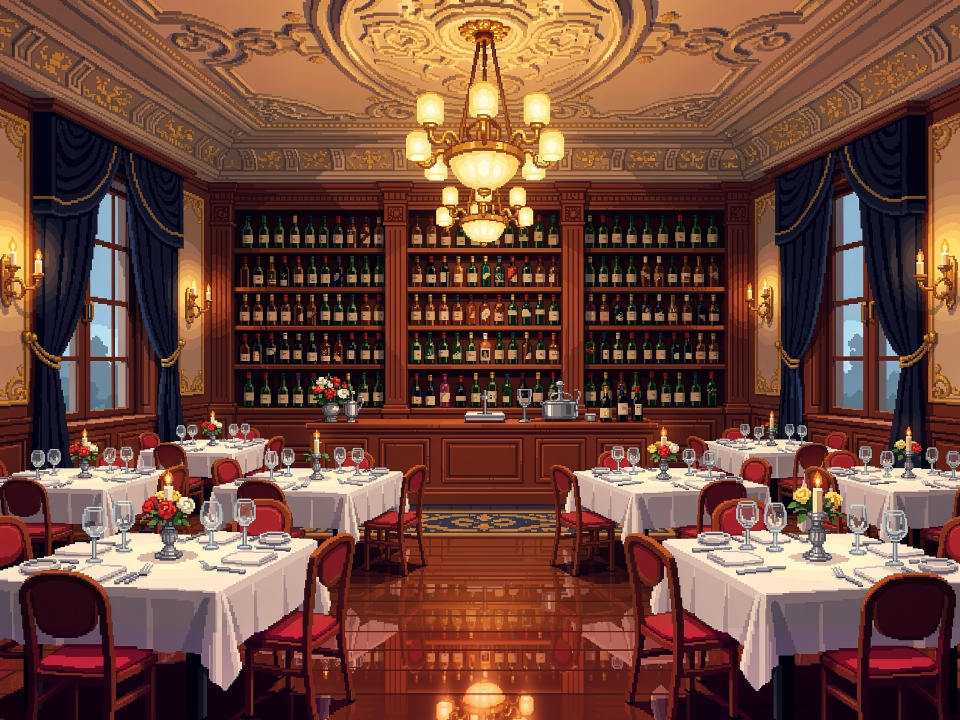
#> input picture outputs/der-sommelier/assets/gehoben/hintergrund_4x3.png, 1920 x 1440 px (shown at 1/2 size)
$ python -i generate_ending_assets.py   (imports and definitions only)
#> lines starting #> are read from the running program, lines starting #| are printed output that depends on the picture; after the words box and inside, x2 and y2 are one past the last pixel; in counts of white or black regions, pixels touching at a corner belong together
#> further down, picture is the input picture: PIL image 1920x1440 RGB; mean R, G, B 113.5, 72.6, 59.8
#!/usr/bin/env python3
"""
Erzeugt die Pixel-Art-Ebenen fuer die Parallax-Abspann-Sequenz ("Ending")
per BFL FLUX.2 [pro] (/v1/flux-2-pro, Text-to-Image mit Referenzbildern).

Ausgabe: outputs/der-sommelier/assets/ending/
  sky.png                 3840x1440  opak, horizontal kachelbar
  skyline.png             3840x640   transparent, horizontal kachelbar
  facade_<level>.png      1300x1000  transparent (imbiss, steakhaus, gutbuergerlich, gehoben, sterne)
  street.png              1920x280   transparent, horizontal kachelbar
  sommelier_walk1/2.png   420x720    transparent, Fuesse an der Unterkante

Transparenz: FLUX liefert kein Alpha -> Generierung auf flachem Magenta (#FF00FF),
danach Chroma-Key + Despill mit numpy/scipy.
Kachelbarkeit: Bild um W/2 verschieben, Nahtzone in der Mitte magenta/leer machen,
per FLUX.2-Edit fuellen lassen und NUR die Nahtzone zurueckkopieren
(Raender bleiben Originalpixel -> garantiert nahtlos). Beim Himmel reicht ein Crossfade.

Aufruf (immer mit venv):
  .venv/bin/python tools/generate_ending_assets.py sky facade_steakhaus
  .venv/bin/python tools/generate_ending_assets.py all
  .venv/bin/python tools/generate_ending_assets.py sky --post-only    # nur Nachbearbeitung aus Rohbild
  Optionen: --seed N, --raw-dir DIR (Rohbilder, Default: .cache/ending_raw)

API-Key: BFL_API_KEY aus .env im Projekt-Root (wird nie ausgegeben).
"""
import argparse
import base64
import io
import os
import sys
import time
from pathlib import Path

import numpy as np
import requests
from PIL import Image
from scipy import ndimage

ROOT = Path(__file__).resolve().parent.parent
ASSETS = ROOT / "outputs" / "der-sommelier" / "assets"
OUT = ASSETS / "ending"
ENDPOINT = "https://api.bfl.ai/v1/flux-2-pro"
KEY_RGB = (255, 0, 255)

STYLE = ("Detailed 16-bit era pixel art, crisp hard-edged pixels, rich warm colors, "
         "same art style, palette and pixel density as the reference image(s). "
         "Absolutely no text, no letters, no numbers, no words, no writing, no logos, "
         "no watermark, no signature. ")
CHROMA = ("The background is one perfectly flat, uniform, solid pure magenta color (#FF00FF) "
          "with no gradient, no texture, no shadow, no ground, no floor, no reflections. ")
NIGHT = "Night scene, deep blue moonlight, warm golden light glowing from windows and lamps. "

REF_STEAK = ASSETS / "steakhaus" / "hintergrund_4x3.png"
REF_GUT = ASSETS / "gutbuergerlich" / "hintergrund_4x3.png"

FACADE_W, FACADE_H = 1300, 1000
FACADES = {
    "imbiss": ("A small cheap Greek gyros snack bar street front at night: white and blue tiled facade, "
               "slightly shabby with a few cracked tiles, a big warmly glowing shop window; above the window "
               "a glowing neon sign that is purely a picture: a neon outline of a gyros pita wrap and a "
               "neon fries cone, drawn as simple shapes with absolutely no letters or writing on it; a small "
               "blue and white "
               "Greek flag on a pole, a narrow glass door, a striped blue-white awning, a vertical rotating "
               "gyros spit visible through the window. Single-storey building with flat roof."),
    "steakhaus": ("A rustic western-style steakhouse street front: dark weathered wooden planks and "
                  "red brick, a heavy double wooden saloon-style entrance door, a bleached bull skull "
                  "with long horns mounted above the door, two hanging iron lanterns with warm flames, "
                  "small windows with warm orange light, a wooden porch roof with posts, a barrel next to "
                  "the door. Two-storey building."),
    "gutbuergerlich": ("A traditional Bavarian half-timbered Gasthaus street front: white plaster with dark "
                       "brown timber framing, small wooden windows with warm light and red geranium flower "
                       "boxes, a wooden entrance door with a round arch, an ornate wrought-iron hanging sign "
                       "showing only a beer mug and pretzel symbol (no text), a steep tiled roof with a dormer, "
                       "a leafy linden tree standing on the left side of the house. Two-storey building."),
    "gehoben": ("An elegant classic French bistro restaurant street front: cream stone facade with ornate "
                "moldings, a deep burgundy fabric awning, large arched windows glowing warm with "
                "chandelier light, wine bottles displayed in the window, a dark green glossy double door "
                "with brass handles, two black wrought-iron gas street lamps glowing beside the door, small "
                "potted topiary trees, wrought-iron balcony on the upper floor. Two-storey building."),
    "sterne": ("A modern luxury Michelin-star fine dining restaurant street front: sleek black polished "
               "stone and floor-to-ceiling glass, warm golden interior light visible through the glass "
               "(elegant tables with white tablecloths), a single large golden star emblem above the "
               "minimalist entrance, thin gold trim lines, a few uplights at the base, a red carpet strip "
               "at the door, small cube planters with trimmed shrubs. Modern flat-roof building."),
}
# Zeile, ab der ein vom Modell trotzdem gemalter Gehweg-/Strassenstreifen abgeschnitten wird
FACADE_PREFIX = {"gutbuergerlich": {"repaint_pink": (60, 100, 500, 830)}}
FACADE_KEY = {"gutbuergerlich": {"crop_bottom": 830},
              "imbiss": {"crop_bottom": 946},
              "sterne": {"shade_from": 0.55, "shade_near": 400},
              "gehoben": {"glow": True}}
FACADE_REFS = {
    "imbiss": [ASSETS / "imbiss" / "hintergrund_4x3.png", REF_STEAK],
    "steakhaus": [ASSETS / "steakhaus" / "hintergrund_4x3.png", REF_GUT],
    "gutbuergerlich": [ASSETS / "gutbuergerlich" / "hintergrund_4x3.png", REF_STEAK],
    "gehoben": [ASSETS / "gehoben" / "hintergrund_4x3.png", REF_STEAK],
    "sterne": [ASSETS / "sterne" / "hintergrund_4x3.png", REF_STEAK],
}

SOMM_W, SOMM_H = 420, 720
SOMMELIER = ("Full-body side view (profile) of a young friendly sommelier walking to the RIGHT, "
             "whole figure visible from head to shoes, standing upright, slim, short brown hair. "
             "Wears a crisp white long-sleeved shirt, a black waistcoat vest, a black bow tie, a long dark "
             "brown bistro apron down to the knees, black trousers and black shoes, a small shiny silver "
             "tastevin cup hanging on a thin silver chain around the neck. Holds a dark red wine bottle "
             "in the left hand by the neck. Video game character sprite, clean dark outline. ")


# ----------------------------------------------------------------------------- API

# [23 lines left out: functions load_api_key, img_b64, not called in this run]


CALLS = {"n": 0, "cost": 0.0}


# [60 lines left out: functions generate, repaint_pink, not called in this run]


def chroma_key(img: Image.Image, hard=80, soft=150, despill_px=3, shade_from=0.85, crop_bottom=None,
               glow=False, shade_near=30) -> Image.Image:
    """Magenta-Key. hard: Distanz unter der voll transparent, soft: ab der voll opak."""
#> called with hard = 80, soft = 150, despill_px = 3, shade_from = 0.85, glow = False, shade_near = 30
    a = np.asarray(img.convert("RGB")).astype(np.float32)
    r, g, b = a[..., 0], a[..., 1], a[..., 2]
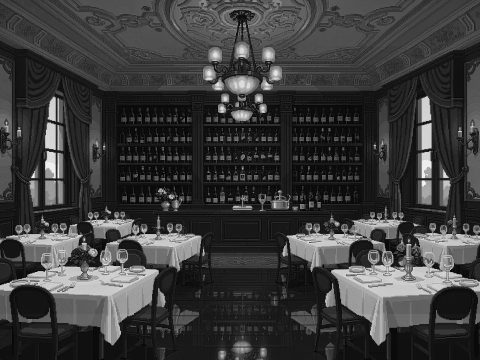
#> b: shape (1440, 1920) float32 (shown at 1/4 size); min 0, max 255, mean 59.8
    # Key-Farbe adaptiv aus dem Bildrand (FLUX liefert eher (250,47,172) statt #FF00FF)
    rim = np.concatenate([a[0], a[: a.shape[0] // 2, 0], a[: a.shape[0] // 2, -1]])
    rim = rim[(np.minimum(rim[:, 0], rim[:, 2]) - rim[:, 1]) > 25]
#> rim = empty array
    kc = np.median(rim, axis=0) if len(rim) else np.array(KEY_RGB, np.float32)
#> kc = [255, 0, 255]
    dist = np.sqrt(((a - kc) ** 2).sum(axis=2))
    mag = np.minimum(r, b) - g
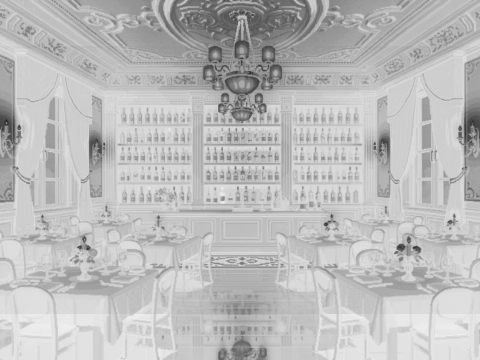
#> mag: shape (1440, 1920) float32 (shown at 1/4 size); min -167, max 39, mean -15.1; drawn with min black and max white
    is_bg = (dist < hard) | ((mag > 120) & (np.abs(r - b) < 90))
#> is_bg: shape (1440, 1920) bool; every value is 0
    # Nur mit dem Rand verbundene Hintergrundflaechen + groessere Innenloecher entfernen
    lab, n = ndimage.label(is_bg)
#> lab: shape (1440, 1920) int32; every value is 0
#> n = 0
    keep = np.zeros(n + 1, bool)
    border = np.unique(np.concatenate([lab[0], lab[-1], lab[:, 0], lab[:, -1]]))
#> border = [0]
    keep[border] = True
    sizes = ndimage.sum(np.ones_like(lab), lab, index=np.arange(n + 1))
#> sizes = [2764800]
    keep[0] = False
    bg = keep[lab]
    # Innenloecher (Fenstersprossen, Baumkrone ...): nur sehr nah an der Key-Farbe
    hsv = np.asarray(img.convert("RGB").convert("HSV")).astype(np.float32)
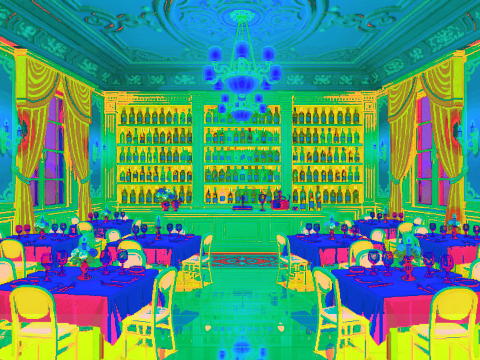
#> hsv: shape (1440, 1920, 3) float32 (shown at 1/4 size); mean R, G, B 81.9, 150.7, 115.8
    kh = np.asarray(Image.fromarray(kc.astype(np.uint8)[None, None]).convert("HSV"))[0, 0, 0]
#> kh = 212
    dh = np.abs(((hsv[..., 0] - kh) + 128) % 256 - 128)
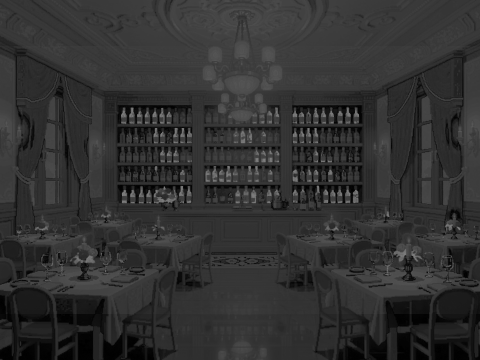
#> dh: shape (1440, 1920) float32 (shown at 1/4 size); min 0, max 128, mean 48.6
    hole = (((dist < 45) | ((dist < 85) & (dh < 12) & (hsv[..., 1] > 110)))) & ~bg
    hl, hn = ndimage.label(hole)
#> hn = 0
    hs = ndimage.sum(np.ones_like(hl), hl, index=np.arange(hn + 1))
#> hs = [2764800]
    bg |= (hs > 3)[hl] & hole
    # abgedunkelte Key-Toene (Schlagschatten auf dem Key-Hintergrund): gleicher Farbton,
    # hohe Saettigung, mit bereits erkanntem Hintergrund verbunden
    shade = (dh < 13) & (hsv[..., 1] > 150) & (g < 60)
#> shade: shape (1440, 1920) bool; 3.6% white; 1926 white regions (1696 under 20 px), largest, box (x1, y1, x2, y2) and area: (309, 1321, 374, 1440) 6692, (1588, 1328, 1645, 1440) 5545, (414, 1340, 490, 1440) 5177
    # nur im unteren Bildbereich (Bodenschatten) und nahe am erkannten Hintergrund
    shade[: int(shade.shape[0] * shade_from)] = False
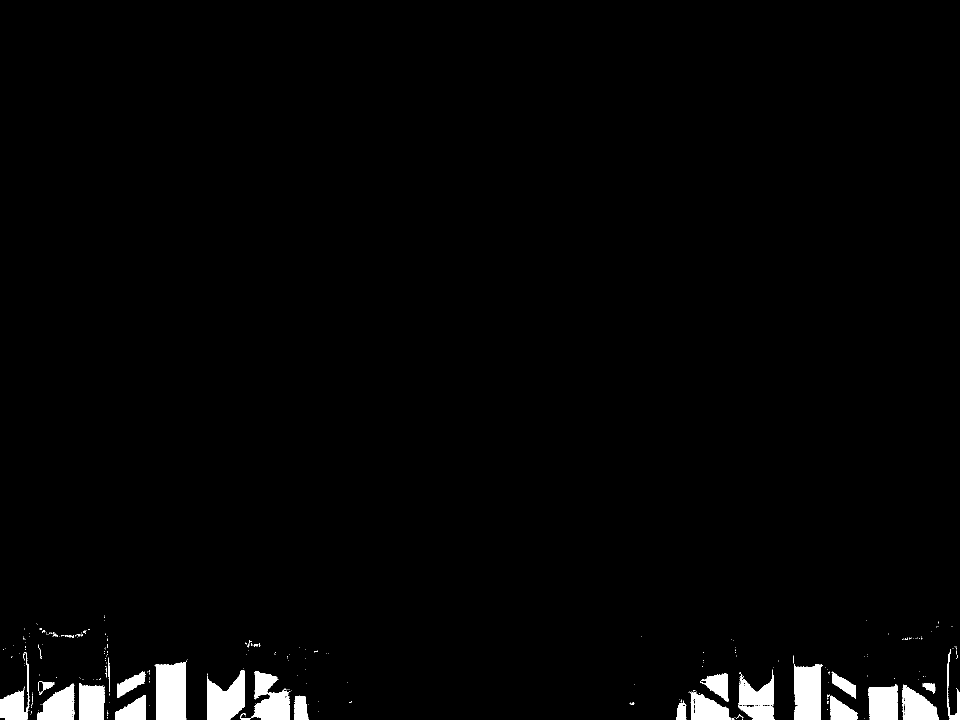
#> shade: shape (1440, 1920) bool (shown at 1/2 size); 2.1% white; 256 white regions (224 under 20 px), largest, box (x1, y1, x2, y2) and area: (309, 1321, 374, 1440) 6692, (1588, 1328, 1645, 1440) 5545, (414, 1340, 490, 1440) 5177
    shade &= ndimage.binary_dilation(bg, iterations=shade_near)
    lab2, n2 = ndimage.label(shade | bg)
#> n2 = 0
    touch = np.unique(lab2[bg])
#> touch = empty array
    keep2 = np.zeros(n2 + 1, bool)
    keep2[touch] = True
    keep2[0] = False
    bg = bg | (keep2[lab2] & shade)
    if glow:
        # helle Lichthoefe (Laternen-Glow auf dem Key-Hintergrund)
        gl = (dh < 16) & (hsv[..., 1] > 60) & (hsv[..., 2] > 150)
        lab3, n3 = ndimage.label(gl | bg)
        keep3 = np.zeros(n3 + 1, bool)
        keep3[np.unique(lab3[bg])] = True
        keep3[0] = False
        bg = bg | (keep3[lab3] & gl)
    if crop_bottom:
        bg[crop_bottom:] = True
    alpha = np.where(bg, 0.0, 1.0)
#> alpha: shape (1440, 1920) float64; every value is 1
    # weicher Uebergang fuer Kantenpixel, die noch stark magenta sind
    edge = ndimage.binary_dilation(bg, iterations=despill_px) & ~bg
    t = np.clip((dist - hard) / (soft - hard), 0, 1)
#> t: shape (1440, 1920) float32; every value is 1
    alpha = np.where(edge, np.minimum(alpha, np.maximum(t, 0.0)), alpha)
    alpha[edge & (t < 0.35)] = 0.0
    # Despill an Kanten: verunreinigte Randpixel bekommen die Farbe des naechsten
    # "sauberen" Motivpixels (Color-Bleed), Rest-Magenta-Anteil wird abgezogen
    near = ndimage.binary_dilation(bg, iterations=despill_px) & ~bg
    tainted = near & ((dist < 170) | ((dh < 16) & (hsv[..., 1] > 70)))
    core = ~bg & ~tainted
#> core: shape (1440, 1920) bool; every value is 1
    rgb = a.copy()
    if core.any() and tainted.any():
        _, (iy, ix) = ndimage.distance_transform_edt(~core, return_indices=True)
        rgb[tainted] = a[iy[tainted], ix[tainted]]
    spill = np.clip(np.minimum(rgb[..., 0], rgb[..., 2]) - rgb[..., 1], 0, None)
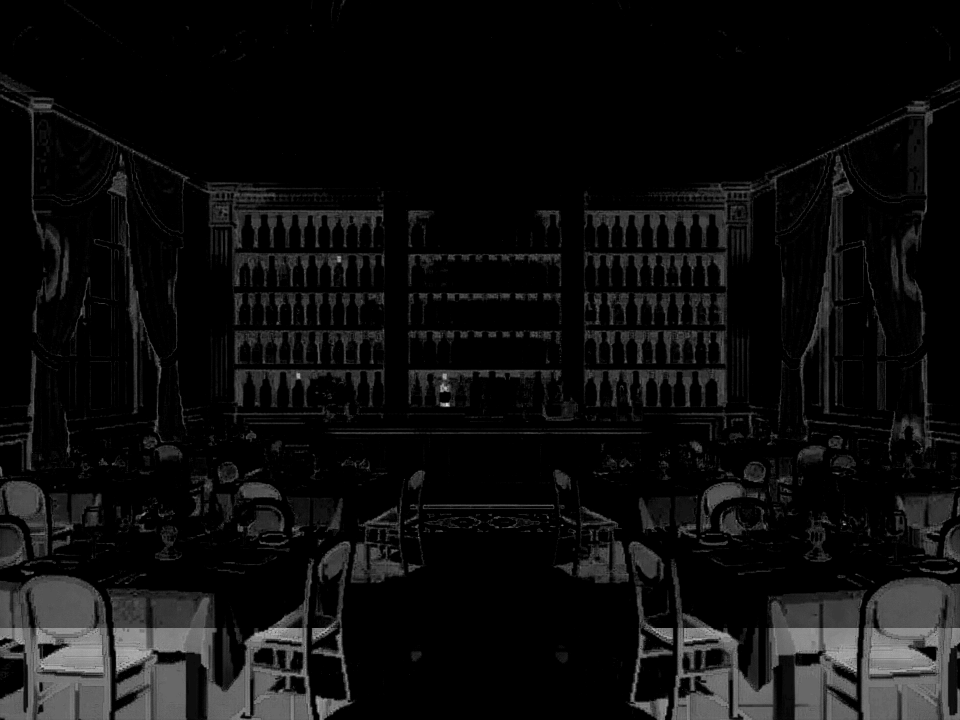
#> spill: shape (1440, 1920) float32 (shown at 1/2 size); min 0, max 39, mean 2.2; drawn with min black and max white
    k = np.where(near & ~tainted, 0.85, 0.0)
#> k: shape (1440, 1920) float64; every value is 0
    rgb[..., 0] -= spill * k
    rgb[..., 2] -= spill * k
    out = np.dstack([rgb, alpha * 255]).clip(0, 255).astype(np.uint8)
    # vollstaendig transparente Pixel: Farbe neutralisieren
    out[out[..., 3] == 0, :3] = 0
    return Image.fromarray(out, "RGBA")


# [296 lines left out: functions bbox_alpha, fit_bottom, crossfade_tile, grade_night, grade_distant, seam_score and 10 more, not called in this run]


# [2 lines not run here, left out]

>>> from PIL import Image
>>> picture = Image.open('../outputs/der-sommelier/assets/gehoben/hintergrund_4x3.png')
>>> result = chroma_key(picture)

$ run again, on outputs/der-sommelier/assets/gehoben/hintergrund.png
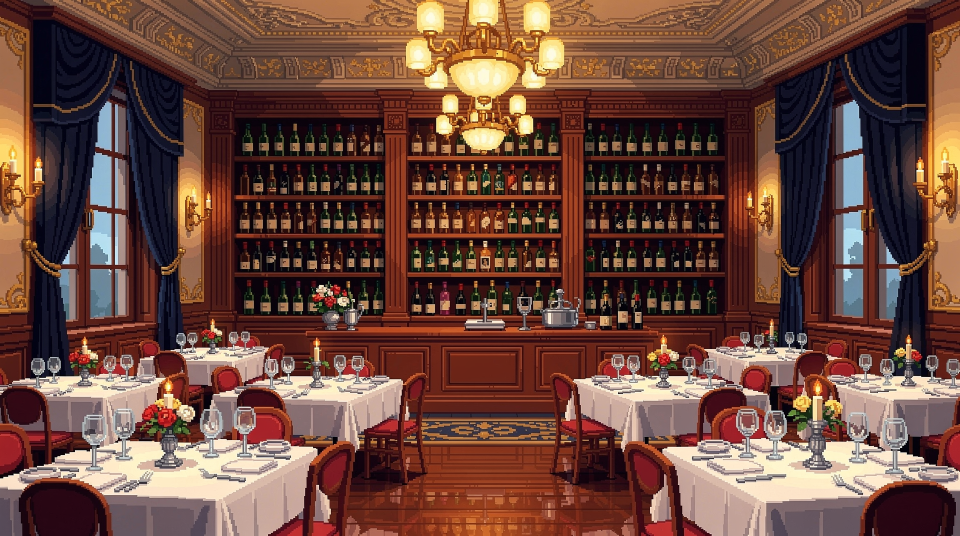
#> input picture outputs/der-sommelier/assets/gehoben/hintergrund.png, 1920 x 1072 px (shown at 1/2 size)
#> picture is the input picture: PIL image 1920x1072 RGB; mean R, G, B 108.2, 72.1, 61.1
#> in chroma_key, `rim = np.concatenate([a[0], a[: a.shape[0] // 2, 0], a[: a.shape[0] //..`: rim = 2992 rows, first 8: [78, 29, 20], [81, 29, 21], [79, 28, 21], [80, 30, 22], [81, 29, 21], [79, 28, 21], [78, 27, 21], [81, 28, 21]
#> in chroma_key, `rim = rim[(np.minimum(rim[:, 0], rim[:, 2]) - rim[:, 1]) > 25]`: rim = empty array
#> kc = [255, 0, 255]
#> is_bg: shape (1072, 1920) bool; every value is 0
#> lab: shape (1072, 1920) int32; every value is 0
#> n = 0
#> border = [0]
#> sizes = [2058240]
#> kh = 212
#> hn = 0
#> hs = [2058240]
#> in chroma_key, `shade[: int(shade.shape[0] * shade_from)] = False`:
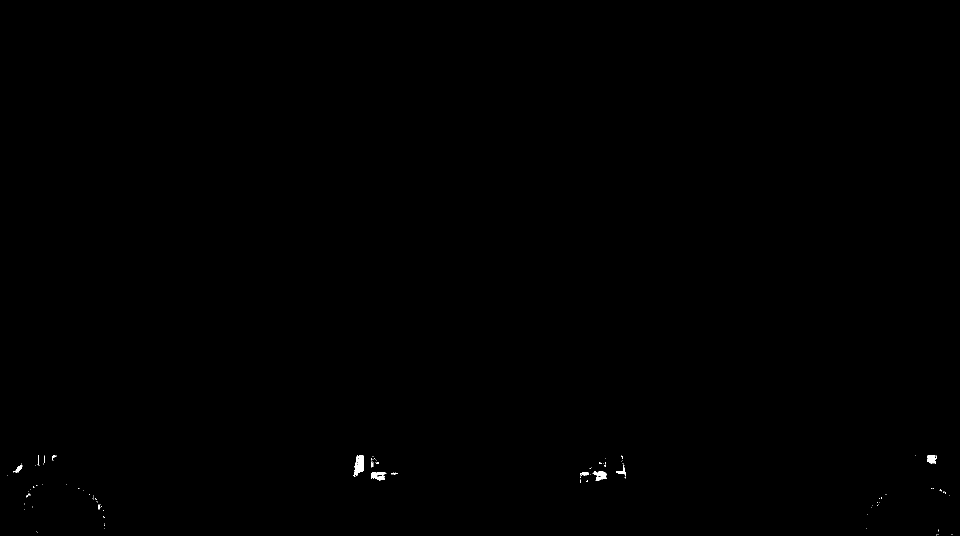
#> shade: shape (1072, 1920) bool (shown at 1/2 size); 0.1% white; 104 white regions (92 under 20 px), largest, box (x1, y1, x2, y2) and area: (707, 911, 727, 953) 551, (742, 944, 773, 961) 310, (1185, 942, 1214, 961) 293
#> n2 = 0
#> touch = empty array
#> alpha: shape (1072, 1920) float64; every value is 1
#> t: shape (1072, 1920) float32; every value is 1
#> core: shape (1072, 1920) bool; every value is 1
#> in chroma_key, `spill = np.clip(np.minimum(rgb[..., 0], rgb[..., 2]) - rgb[..., 1], 0,..`:
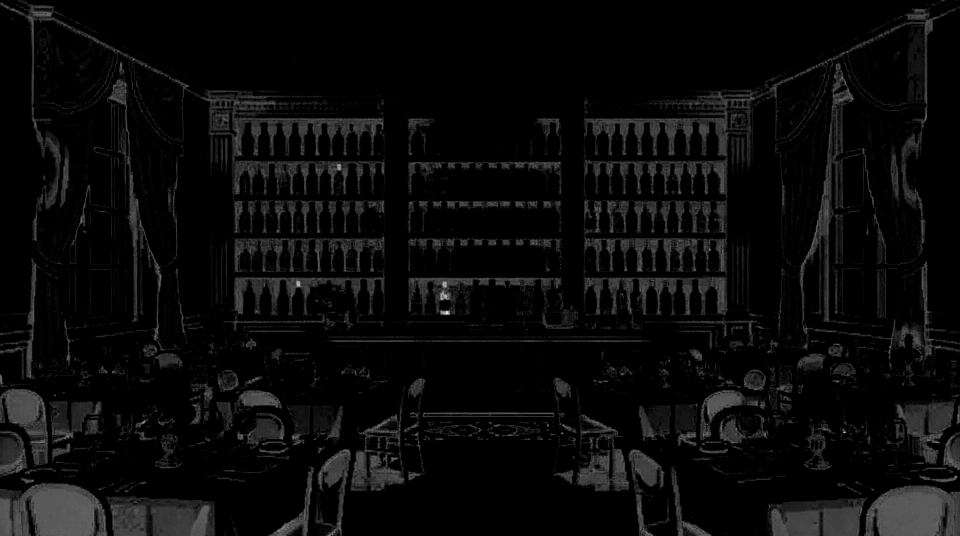
#> spill: shape (1072, 1920) float32 (shown at 1/2 size); min 0, max 37, mean 1.5; drawn with min black and max white
#> k: shape (1072, 1920) float64; every value is 0
